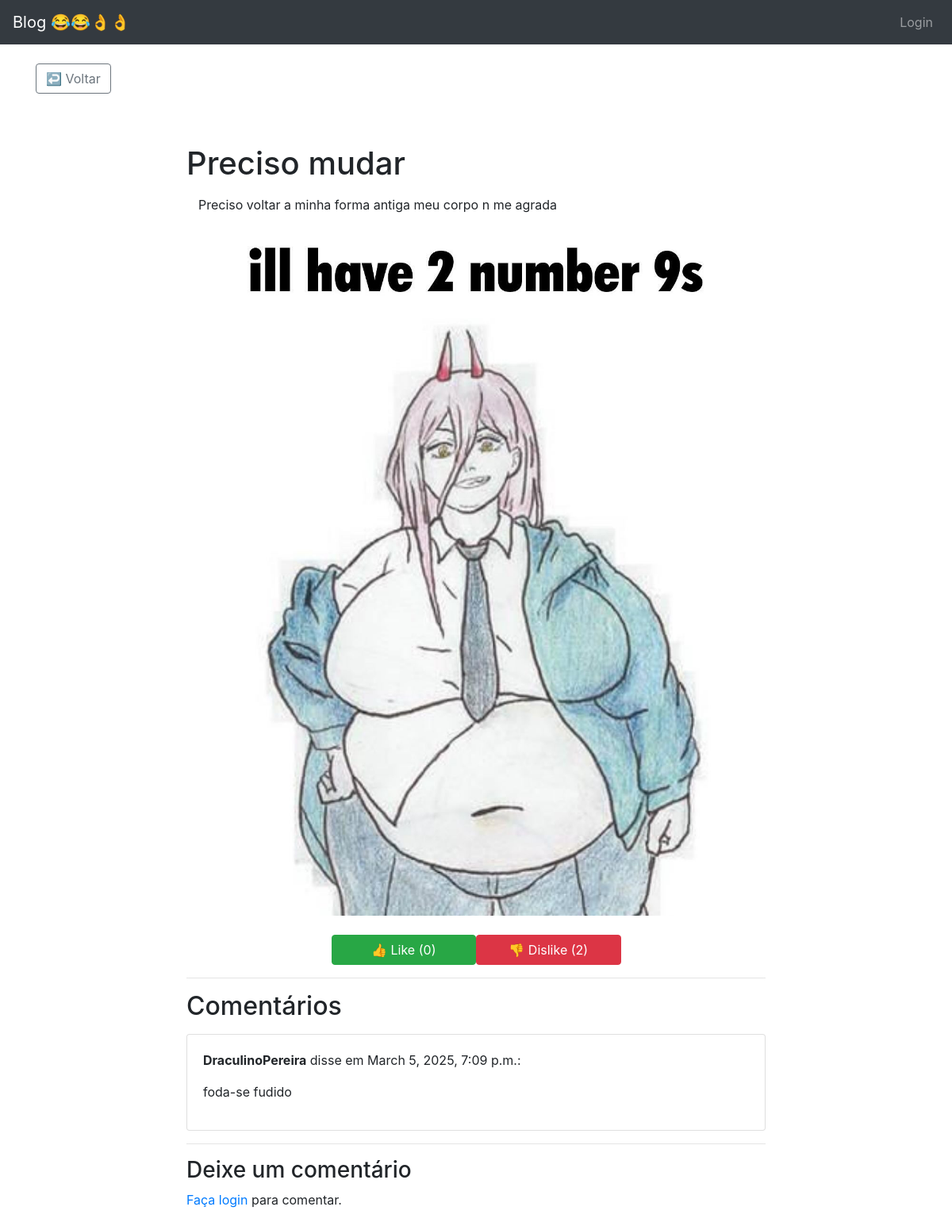
Screenshot of /preciso-mudar/ with the database file from the repository.
### blog/models.py (models this page shows, shortened)
class Post(models.Model):
    class NewManager(models.Manager):
        def get_queryset(self):
            return super().get_queryset().filter(status='published')
    options = (
        ('draft', 'Draft'),
        ('published', 'Published'),
    )
    title = models.CharField(max_length=255)
    excerpt = models.TextField(null=True)
    slug = models.SlugField(max_length=255, unique=True, blank=True)
    publish = models.DateTimeField(default=timezone.now)
    author = models.ForeignKey(User, on_delete=models.CASCADE, related_name='blog_posts')
    content = models.TextField()
    status = models.CharField(max_length=10, choices=options, default='draft')
    objects = models.Manager()
    newmanager = NewManager()
    likes = models.ManyToManyField(User, related_name='post_likes', blank=True)
    dislikes = models.ManyToManyField(User, related_name='post_dislikes', blank=True)
    image = models.ImageField(upload_to='post_images/', blank=True, null=True)
    def total_likes(self):
        return self.likes.count()
    def total_dislikes(self):
        return self.dislikes.count()
    class Meta:
        ordering = ('-publish',)

class Comment(models.Model):
    post = models.ForeignKey('Post', on_delete=models.CASCADE, related_name='comments')
    author = models.ForeignKey(User, on_delete=models.CASCADE)
    content = models.TextField()
    created_at = models.DateTimeField(auto_now_add=True)

### blog/views.py (the view)
# urls.py: path('<slug:post_slug>/', post_single, name='post_single'),
def post_single(request, post_slug):
    post = get_object_or_404(Post, slug=post_slug)
    comments = Comment.objects.filter(post=post).order_by('-created_at')
    if request.method == 'POST':
        comment_form = CommentForm(request.POST)
        if comment_form.is_valid():
            comment = comment_form.save(commit=False)
            comment.post = post
            comment.author = request.user
            comment.save()
            messages.success(request, "Comentário adicionado com sucesso!")
            return redirect('blog:post_single', post_slug=post.slug)
    else:
        comment_form = CommentForm()
    return render(request, 'blog/post_single.html', {
        'post': post,
        'comments': comments,
        'comment_form': comment_form
    })

### blog/templates/blog/post_single.html (shortened to what this page needs)
{% extends "base.html" %}
{% block content %}
<div class="container">
    <br>
    <div class="d-flex justify-content-start mb-3">
        <a href="{% url 'blog:homepage' %}" class="btn btn-outline-secondary">↩️ Voltar</a>
    </div>
    <div class="row justify-content-md-center pt-5">
        <div class="col-md-8">
            <h1 class="mb-3">{{ post.title }}</h1>
            <div class="col-12">
                <p>{{ post.content|safe }}</p>
                {% if post.image %}
                <img src="{{ post.image.url }}" class="img-fluid" alt="{{ post.title }}">
                {% endif %}
            </div>
            <div class="d-flex flex-wrap gap-2 justify-content-center mt-4">
                <button class="btn btn-success like-btn w-25" data-slug="{{ post.slug }}">
                    👍 Like (<span class="like-count">{{ post.total_likes }}</span>)
                </button>
                <button class="btn btn-danger dislike-btn w-25" data-slug="{{ post.slug }}">
                    👎 Dislike (<span class="dislike-count">{{ post.total_dislikes }}</span>)
                </button>
            </div>
            <hr>
            <h2>Comentários</h2>
            {% for comment in comments %}
            <div class="card my-3" id="comment-{{ comment.id }}">
                <div class="card-body">
                    <p><strong>{{ comment.author }}</strong> disse em {{ comment.created_at }}:</p>
                    <p>{{ comment.content|linebreaks }}</p>
                </div>
            </div>
            {% empty %}
            <p>Sem comentários ainda. Seja o primeiro a comentar!</p>
            {% endfor %}
            <hr>
            <h3>Deixe um comentário</h3>
            {% if user.is_authenticated %}
            <form method="post">
                {% csrf_token %}
                <div class="mb-3">
                    <label for="id_content" class="form-label">Seu comentário:</label>
                    <textarea name="content" id="id_content" class="form-control" rows="3" required
                        style="resize: none;"></textarea>
                </div>
                <button type="submit" class="btn btn-primary">Enviar</button>
            </form>
            {% else %}
            <p><a href="{% url 'blog:login' %}">Faça login</a> para comentar.</p>
            {% endif %}
        </div>
    </div>
</div>
{% endblock %}

### rows the page displays
Post: title "Preciso mudar", content "Preciso voltar a minha forma antiga meu corpo n me agrada", image (picture), total_likes "0", total_dislikes "2"
Comment: author "DraculinoPereira", created_at "March 5, 2025, 7:09 p.m.", content "foda-se fudido"
